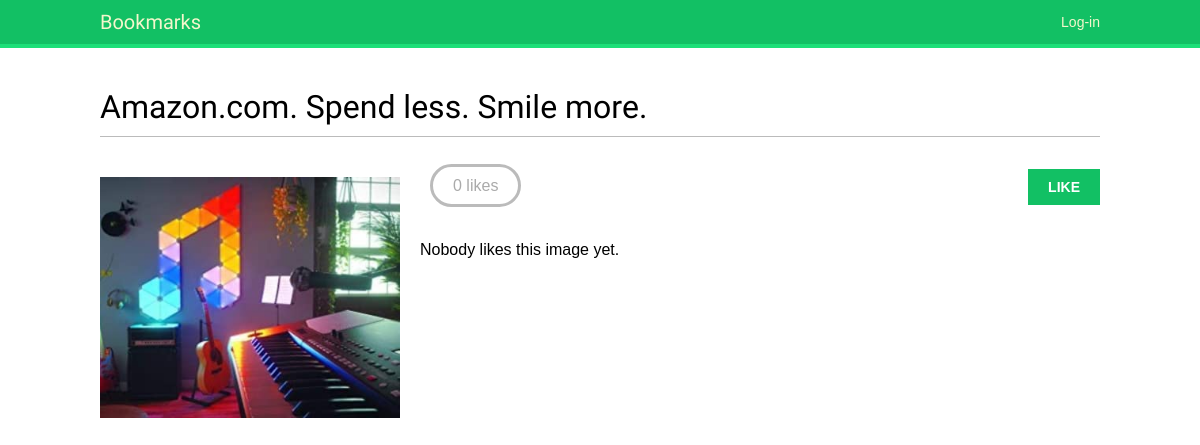
Page /images/detail/26/amazoncom-spend-less-smile-more/ on the committed database.
### images/models.py (models this page shows, shortened)
class Image(models.Model):
	user = models.ForeignKey(settings.AUTH_USER_MODEL,
				related_name='images_created', on_delete=models.CASCADE)
	title = models.CharField(max_length=200)
	slug = models.SlugField(max_length=200, blank=True)
	url = models.URLField(max_length=2000)
	image = models.ImageField(upload_to='images/%Y/%m/%d')
	description = models.TextField(blank=True)
	created = models.DateField(auto_now_add=True)
	users_like = models.ManyToManyField(settings.AUTH_USER_MODEL,
				related_name='images_liked', blank=True)
	class Meta:
		indexes = [
			models.Index(fields=['-created']),
		]
		ordering = ['-created']

### images/views.py (the view)
# urls.py: path('detail/<int:id>/<slug:slug>/', views.image_detail, name='detail'),
def image_detail(request, id, slug):
	image = get_object_or_404(Image, id=id, slug=slug)
	return render(request, 'images/image/detail.html', {'section':'images', 'image':image})

### images/templates/images/image/detail.html (shortened to what this page needs)
{% extends 'base.html' %}
{% block content %}
	<h1>{{ image.title }}</h1>
	{% load thumbnail %}
	<a href="{{ image.image.url }}">
		<img src="{% thumbnail image.image 300x0 %}" class="image-detail">
	</a>
	{% with total_likes=image.users_like.count users_like=image.users_like.all %}
		<div class="image-info">
			<div>
				<span class="count">
					<span class="total">{{ total_likes }}</span> like{{ total_likes|pluralize }}
				</span>
				<a href="#" data-id="{{ image.id }}" data-action="{% if request.user in users_like %}un{% endif %}like" class="like button">
					{% if request.user not in users_like %}
						Like
					{% else %}
						Unlike
					{% endif %}
				</a>
			</div>
		</div>
		<div class="image_likes">
			{% for user in image.users_like.all %}
				<div>
					{% if user.profile.photo %}
						<img src="{{ user.profile.photo.url }}">
					{% endif %}
					<p>{{ user.first_name }}</p>
				</div>
			{% empty %}
				Nobody likes this image yet.
			{% endfor %}
		</div>
	{% endwith %}
{% endblock content %}

### account/static/css/base.css (style rules this page uses)
body { margin:0; padding:0; font-family:helvetica, sans-serif; }
a { color:#12c064; text-decoration:none; }
h1, h2, h3, h4, h5 , h6 { font-family: 'Muli', sans-serif; font-weight:normal; }
h1 { border-bottom:1px solid #bbb; padding:0 0 10px 0; margin:10px 0 20px 0; }
input[type=submit], a.button { font-weight:bold; background:#12c064; color:#fff; padding:10px 20px; font-size:14px; text-transform:uppercase; }
.image-preview, .image-detail { max-width:300px; float:left; margin:0 20px 20px 0; }
.image-detail { margin-top:20px; }
.image-info div { padding:20px 0; overflow:auto; }
.count { color:#aaa; border:3px solid #bbb; border-radius:26px; padding:10px 20px; margin:20px 10px 0; }
a.like, a.follow { float:right; margin-top:-8px; }

### rows in the picture
Image: title "Amazon.com. Spend less. Smile more.", image (picture)

### other values in the picture
{{ total_likes }} "0"
